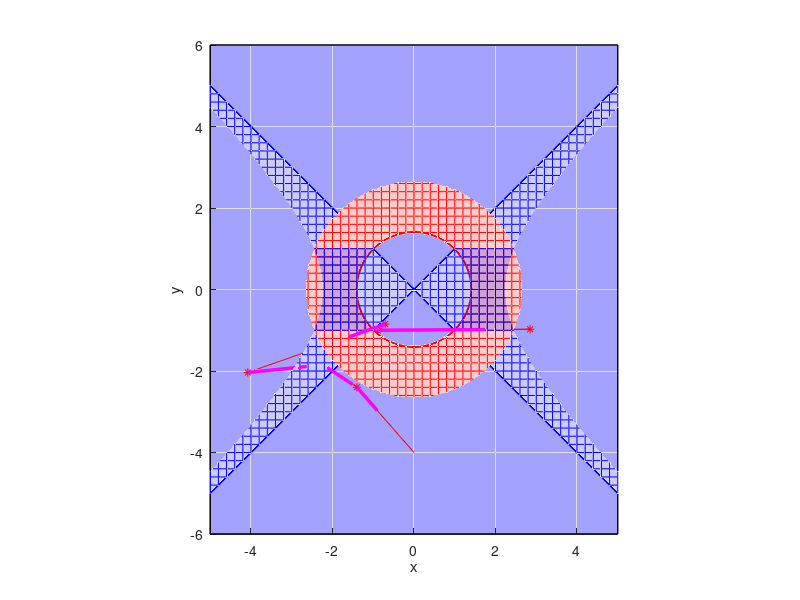

Recreate this plot in MATLAB.

% Broideno metodas
function pagrindine
clc,close all
scrsz = get(0,'ScreenSize')

x=[-5:0.2:5];y=[-6:0.2:6];
Z=pavirsius(@f,x,y);
% [left, bottom, width, height]
fig1=figure(1);set(fig1,'Position',[50 scrsz(4)/1.8 scrsz(3)/3 scrsz(4)/3],'Color','w');
hold on,grid on,axis equal,axis([min(x) max(x) min(y) max(y) 0 5]);view([0 0 1]);xlabel('x'),ylabel('y');
mesh(x,y,Z(:,:,1)','FaceAlpha',0.2,'FaceColor','r','EdgeColor','r');contour(x,y,Z(:,:,1)',[0 0],'LineWidth',1.5,'LineColor','r');
mesh(x,y,Z(:,:,2)','FaceAlpha',0.2,'FaceColor','b','EdgeColor','b');contour(x,y,Z(:,:,2)',[0 0],'LineWidth',1.5,'LineColor','b');
xx=axis; fill([xx(1),xx(1),xx(2),xx(2)],[xx(3),xx(4),xx(4),xx(3)],'b','FaceAlpha',0.2);
pause
xx=axis; fill([xx(1),xx(1),xx(2),xx(2)],[xx(3),xx(4),xx(4),xx(3)],'b','FaceAlpha',0.2);

eps=1e-8;itmax=100;
x=[0;-4];
n=length(x);

 
% Pradinio Jakobio matricos artinio apskaiciavimas: **********
if 0  % pradinis A artinys skaiciuojamas pagal skaitinio diferencijavimo formule;
    dx=sum(abs(x))*1e-5; f0=f(x);
    for i=1:n
        x1=x;x1(i)=x1(i)+dx; f1=f(x1); A(:,i)=(f1-f0)/dx;
    end
else,  % pradinis A artinys yra parinkta istrizainine matrica 
    A=eye(n)*10  %*10  *15 *8) 
end  

% Broideno metodo iteracijos:
ff=f(x);  % pradine funkcijos reiksme
for iii=1:itmax
    deltax=-A\ff; x1=x+deltax; ff1=f(x1); A=A+(ff1-ff-A*deltax)*deltax'/(deltax'*deltax);
    figure(1);plot3(x1(1),x1(2),0,'r*');line([x(1),x1(1)],[x(2),x1(2)],[0,0],'Color','red');
    line([x(1),x1(1)],[x(2),x1(2)],[ff(1),0*ff1(1)],'Color','magenta','LineWidth',2.5);
    pause;
 
    tikslumas=norm(deltax)/(norm(x)+norm(deltax));
    
    fprintf(1,'\n iteracija %d  tikslumas %g',iii,tikslumas);
    if tikslumas < eps,         fprintf(1,'\n sprendinys x =');fprintf(1,'  %g',x); plot3(x(1),x(2),0,'rp'); break;
    elseif iii == itmax,fprintf(1,'\n ****tikslumas nepasiektas. Paskutinis artinys x =');fprintf(1,'  %g',x); plot3(x(1),x(2),0,'gp'); break;
    end
    
    ff=ff1;x=x1;
    
end

return
end

%   Lygciu sistemos funkcija 
    function fff=f(x)
        fff=[x(1)^2+x(2)^2-2;
             x(1)^2-x(2)^2];
    return
    end

    function Z=pavirsius(funk,x,y)
        for i=1:length(x), for j=1:length(y)
              Z(i,j,1:2)=funk([x(i),y(j)]);
        end, end
    return
    end